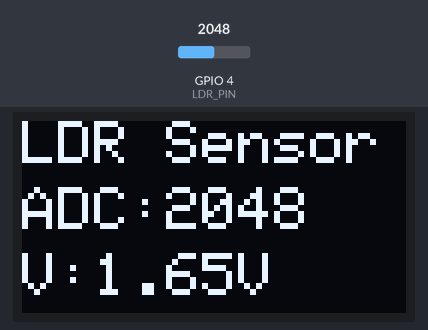
Recording of a program running on a simulated ESP32. Shown: 128×64 one-colour display. The test bench sets the inputs (shaded band); at power-on: GPIO 4 (LDR_PIN) = 2048. What the program prints to the serial monitor is not drawn.

Above: at 1.8 s.
1.9 s: GPIO 4 (LDR_PIN) set to 2866
At 2.5 s:
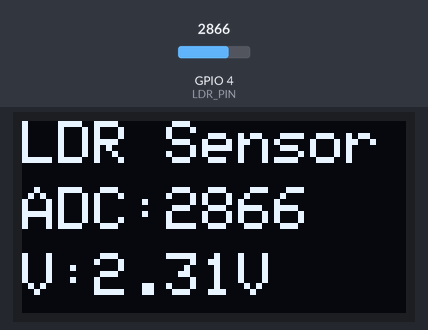
3.6 s: GPIO 4 (LDR_PIN) set to 3603
At 4.8 s:
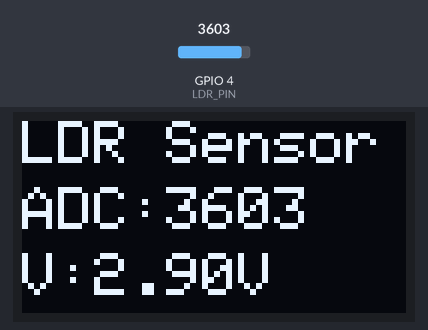
5.6 s: GPIO 4 (LDR_PIN) set to 4095
At 7.0 s:
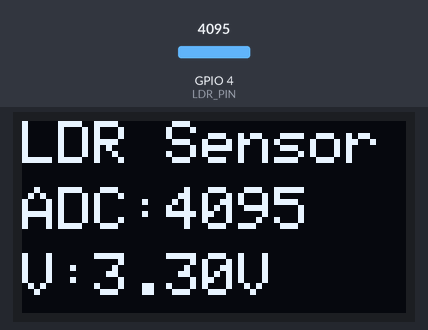
Timing chart, 0 to 8.6 s (numbered marks = the images above; inputs shaded):
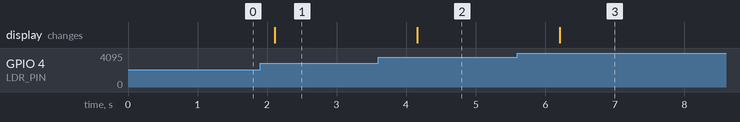

The program:

main.cpp
```cpp
// Noor Fatima Azam
// 24_NTU_CS_FL_1086
// Embeded Systems Project
// This code reads the analog value from an LDR (Light Dependent Resistor) connected to pin 34 of an ESP32 microcontroller.
#include <Arduino.h>
#include <Wire.h>
#include <Adafruit_GFX.h>
#include <Adafruit_SSD1306.h>

#define LDR_PIN 4
#define SDA_PIN 21
#define SCL_PIN 22
#define SCREEN_WIDTH 128
#define SCREEN_HEIGHT 64

Adafruit_SSD1306 display(SCREEN_WIDTH, SCREEN_HEIGHT, &Wire, -1);

void setup() {
  Serial.begin(115200);
  Wire.begin(SDA_PIN, SCL_PIN);
  display.begin(SSD1306_SWITCHCAPVCC, 0x3C);
  display.clearDisplay();
  display.setTextColor(SSD1306_WHITE);
}

void loop() {
  int adcValue = analogRead(LDR_PIN);
  float voltage = (adcValue / 4095.0) * 3.3;

  display.clearDisplay();
   // Peela hissa: title
  display.setTextSize(2);
  display.setCursor(0, 0);
  display.print("LDR Sensor");

  // Neela hissa: ADC value
  display.setCursor(0, 22);
  display.print("ADC:");
  display.print(adcValue);

  // Neela hissa: voltage
  display.setCursor(0, 44);
  display.print("V:");
  display.print(voltage, 2);
  display.print("V");
  display.display();

  Serial.printf("ADC: %d  |  Voltage: %.2f V\n", adcValue, voltage);
  delay(1000);
}
```

Measured:
- after the input at 1.9 s, the display: changes after 0.21 s (image 1)
- after the input at 3.6 s, the display: changes after 0.56 s (image 2)
- after the input at 5.6 s, the display: changes after 0.61 s (image 3)
